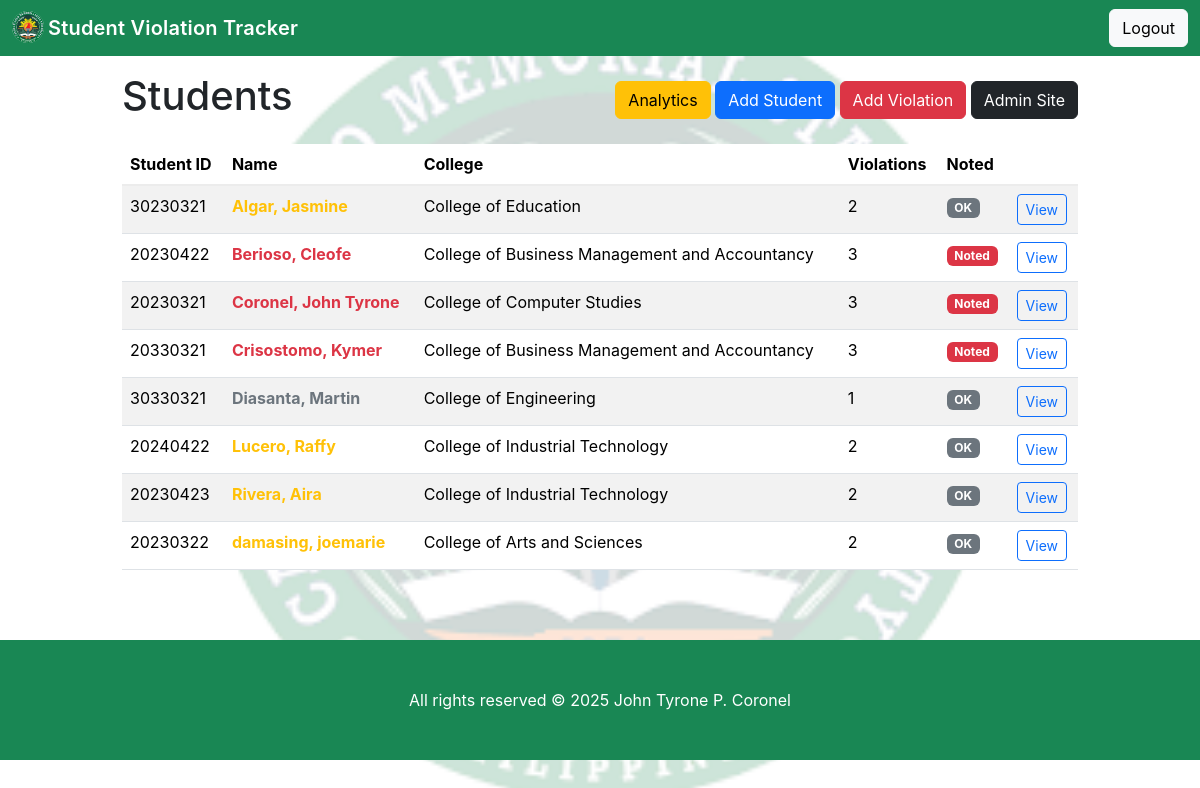
The app's page / (signed in), older data.
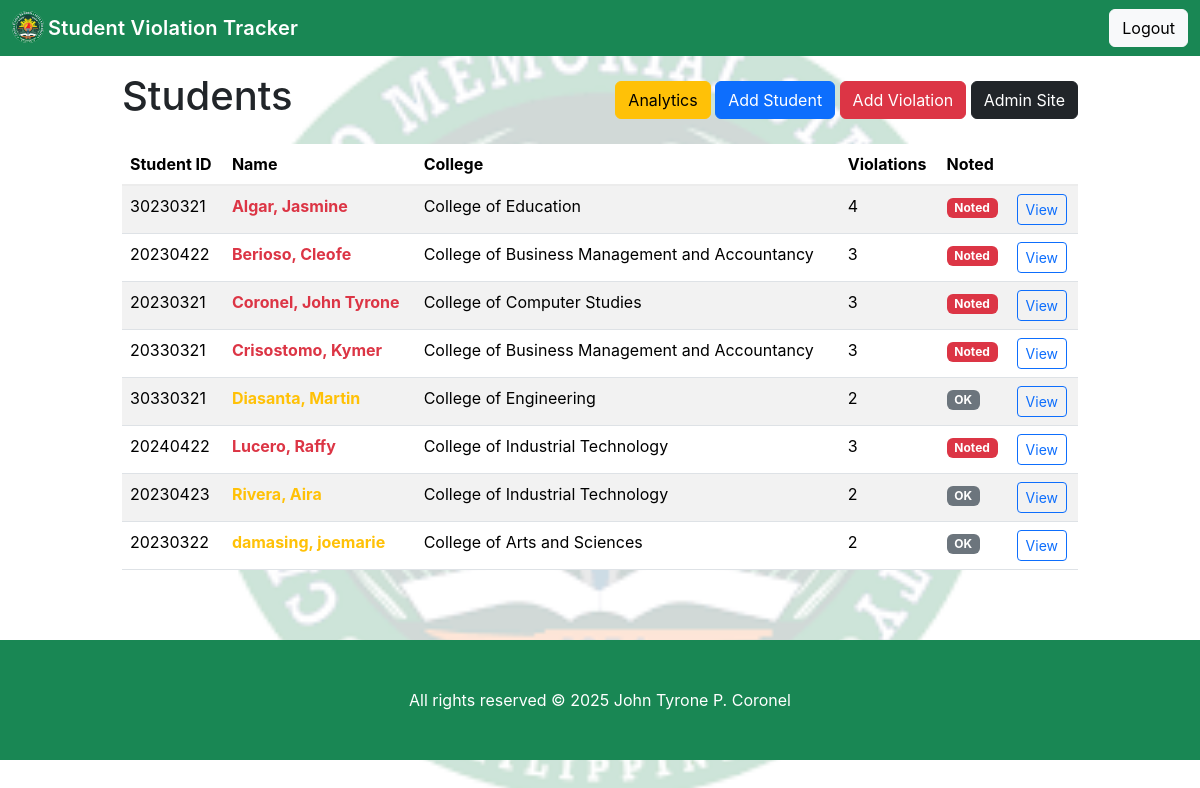
The same page, newer data.
### tracker/models.py (models this page shows, shortened)
class Student(models.Model):
    student_id = models.CharField(
        max_length=8,
        unique=True,
        validators=[RegexValidator(regex=r'^\d{1,8}$', message="ID must be numeric and up to 8 digits.")]
    )
    first_name = models.CharField(max_length=100)
    last_name = models.CharField(max_length=100)
    course_year_section = models.CharField(max_length=150, blank=True, null=True)
    college = models.CharField(
        max_length=100,
        choices=[
            ("CAS", "College of Arts and Sciences"),
            ("CIT", "College of Industrial Technology"),
            ("COE", "College of Engineering"),
            ("CBMA", "College of Business Management and Accountancy"),
            ("CCS", "College of Computer Studies"),
            ("COED", "College of Education"),
        ],
        blank=True,
        null=True,
    )
    noted = models.BooleanField(default=False)
    class Meta:
        ordering = ["last_name", "first_name"]

### tracker/views.py (the view)
# urls.py: path("", views.student_list, name="student_list"),
@login_required(login_url='tracker:log')
def student_list(request):
    students = Student.objects.all()
    return render(request, "tracker/student_list.html", {"students": students})

### tracker/templates/tracker/student_list.html
{% extends 'tracker/base.html' %}
{% block content %}
  <div class="d-flex justify-content-between align-items-center mb-3">
    <h1>Students</h1>
    <div>
      {% if request.user.is_superuser %}
        <a class="btn btn-warning" href="{% url 'tracker:college_analytics' %}">Analytics</a>
      {% endif %}
      <a class="btn btn-primary" href="{% url 'tracker:add_student' %}">Add Student</a>
      <a class="btn btn-danger" href="{% url 'tracker:add_violation' %}">Add Violation</a>
      <a class="btn btn-dark" href="{% url 'admin:index' %}">Admin Site</a>
    </div>
  </div>
  <table class="table table-striped">
    <thead>
      <tr>
        <th>Student ID</th>
        <th>Name</th>
        <th>College</th>
        <th>Violations</th>
        <th>Noted</th>
        <th></th>
      </tr>
    </thead>
    <tbody>
      {% for student in students %}
        {% with student.violations.count as v_count %}
        <tr>
          <td>{{ student.student_id }}</td>
          <td
            {% if v_count >= 3 %}
              class="text-danger fw-bold"
            {% elif v_count == 2 %}
              class="text-warning fw-bold"
            {% elif v_count == 1 %}
              class="text-secondary fw-bold"
            {% endif %}
          >
            {{ student.last_name }}, {{ student.first_name }}
          </td>
          <td>{{ student.get_college_display }}</td>
          <td>{{ v_count }}</td>
          <td>
            {% if v_count >= 3 %}
              <span class="badge bg-danger">Noted</span>
            {% else %}
              <span class="badge bg-secondary">OK</span>
            {% endif %}
          </td>
          <td>
            <a class="btn btn-sm btn-outline-primary" href="{% url 'tracker:student_detail' student.pk %}">View</a>
          </td>
        </tr>
        {% endwith %}
      {% empty %}
        <tr><td colspan="6">No students yet.</td></tr>
      {% endfor %}
    </tbody>
  </table>
{% endblock %}

Row changes from the older to the newer data that the page shows:
computed for Student "Algar": violations.count "2" → "4"; text "OK" → "Noted"
computed for Student "Diasanta": violations.count "1" → "2"
changed Student "Lucero": violations.count "2" → "3"; text "OK" → "Noted"
